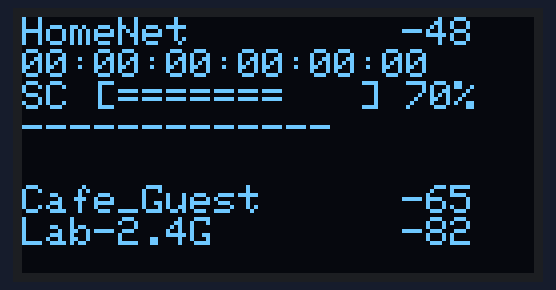
A sketch run on a simulated ESP8266 (NodeMCU). Parts: 128×64 one-colour display. A WiFi scan finds three made-up networks; what the sketch prints to the serial monitor is not drawn.

Above: at 4.1 s.

The sketch:

esp8266oled_wifiscan.ino
```cpp
#include <ESP8266WiFi.h>
#include <Wire.h>
#include <Adafruit_GFX.h>
#include <Adafruit_SSD1306.h>

#define SCREEN_WIDTH 128
#define SCREEN_HEIGHT 64
#define OLED_RESET    -1

// Пины для HW-364A
#define SDA_PIN 14
#define SCL_PIN 12

Adafruit_SSD1306 display(SCREEN_WIDTH, SCREEN_HEIGHT, &Wire, OLED_RESET);

struct NetworkInfo {
  String ssid;
  String bssid;
  int rssi;
  String encryption;
};

NetworkInfo topNetworks[3];
unsigned long lastScanTime = 0;
const unsigned long SCAN_INTERVAL = 2000;

String getEncryptionType(int encryptionType) {
  switch(encryptionType) {
    case ENC_TYPE_NONE: return "OP";
    case ENC_TYPE_TKIP: return "WP";
    case ENC_TYPE_CCMP: return "W2";
    default: return "SC";
  }
}

void setup() {
  Serial.begin(115200);

  Wire.begin(SDA_PIN, SCL_PIN);

  if(!display.begin(SSD1306_SWITCHCAPVCC, 0x3C)) {
    for(;;);
  }

  WiFi.mode(WIFI_STA);
  display.setTextColor(SSD1306_WHITE);
  display.clearDisplay();
  display.setTextSize(1);
  display.setCursor(0, 0);
  display.println("Scanning WiFi...");
  display.display();

  delay(1000);
}

void loop() {
  if(millis() - lastScanTime >= SCAN_INTERVAL) {
    lastScanTime = millis();

    int networks = WiFi.scanNetworks();

    if(networks == 0) {
      display.clearDisplay();
      display.setTextSize(1);
      display.setCursor(0, 0);
      display.println("NO NETWORKS");
      display.display();
    } else {
      // Поиск топ-3
      for(int i = 0; i < 3; i++) {
        topNetworks[i].ssid = "";
        topNetworks[i].bssid = "";
        topNetworks[i].rssi = -100;
      }

      for(int i = 0; i < networks; i++) {
        int rssi = WiFi.RSSI(i);
        String ssid = WiFi.SSID(i);
        uint8_t* bssid = WiFi.BSSID(i);
        char mac[18];
        snprintf(mac, 18, "%02X:%02X:%02X:%02X:%02X:%02X",
                 bssid[0], bssid[1], bssid[2], bssid[3], bssid[4], bssid[5]);

        for(int j = 0; j < 3; j++) {
          if(rssi > topNetworks[j].rssi) {
            for(int k = 2; k > j; k--) {
              topNetworks[k] = topNetworks[k-1];
            }
            topNetworks[j].ssid = ssid;
            topNetworks[j].bssid = String(mac);
            topNetworks[j].rssi = rssi;
            topNetworks[j].encryption = getEncryptionType(WiFi.encryptionType(i));
            break;
          }
        }
      }

      // Вывод на дисплей
      display.clearDisplay();
      display.setTextSize(1);
      display.setTextColor(SSD1306_WHITE);
      display.setCursor(0, 0);

      // TOP 1
      String ssid1 = topNetworks[0].ssid;
      if(ssid1 == "") ssid1 = "<HIDDEN>";
      if(ssid1.length() > 12) ssid1 = ssid1.substring(0, 12);
      display.print(ssid1);
      display.setCursor(95, 0);
      display.println(topNetworks[0].rssi);

      display.setCursor(0, 8);
      display.println(topNetworks[0].bssid);

      int strength = map(constrain(topNetworks[0].rssi, -90, -30), -90, -30, 0, 100);
      strength = constrain(strength, 0, 100);

      display.print(topNetworks[0].encryption);
      display.print(" [");
      for(int i = 0; i < 10; i++) {
        display.print(i < strength/10 ? "=" : " ");
      }
      display.print("] ");
      display.print(strength);
      display.println("%");

      display.println("-------------");

      // TOP 2
      display.setCursor(0, 42);
      if(topNetworks[1].ssid != "") {
        String ssid2 = topNetworks[1].ssid;
        if(ssid2.length() > 10) ssid2 = ssid2.substring(0, 10);
        display.print(ssid2);
        display.setCursor(95, 42);
        display.println(topNetworks[1].rssi);
      } else {
        display.println("---");
      }

      // TOP 3
      display.setCursor(0, 50);
      if(topNetworks[2].ssid != "") {
        String ssid3 = topNetworks[2].ssid;
        if(ssid3.length() > 10) ssid3 = ssid3.substring(0, 10);
        display.print(ssid3);
        display.setCursor(95, 50);
        display.println(topNetworks[2].rssi);
      } else {
        display.println("---");
      }

      display.display();

      // Лог в Serial
      Serial.println("\n=== SCAN ===");
      for(int i = 0; i < 3; i++) {
        if(topNetworks[i].ssid != "") {
          Serial.print(i+1);
          Serial.print(". ");
          Serial.print(topNetworks[i].ssid);
          Serial.print(" | ");
          Serial.print(topNetworks[i].bssid);
          Serial.print(" | ");
          Serial.print(topNetworks[i].rssi);
          Serial.println(" dBm");
        }
      }
    }

    WiFi.scanDelete();
  }
}
```
